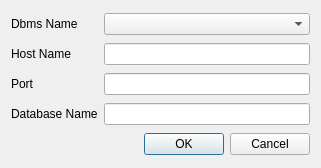
<?xml version="1.0" encoding="UTF-8"?>
<ui version="4.0">
 <class>DlgOpenDb</class>
 <widget class="QDialog" name="DlgOpenDb">
  <property name="geometry">
   <rect>
    <x>0</x>
    <y>0</y>
    <width>321</width>
    <height>168</height>
   </rect>
  </property>
  <property name="windowTitle">
   <string>Open Database</string>
  </property>
  <property name="locale">
   <locale language="C" country="AnyCountry"/>
  </property>
  <layout class="QGridLayout" name="gridLayout">
   <item row="0" column="1">
    <widget class="QComboBox" name="uiDbmsname"/>
   </item>
   <item row="0" column="0">
    <widget class="QLabel" name="lblDbmsname">
     <property name="text">
      <string>Dbms Name</string>
     </property>
    </widget>
   </item>
   <item row="1" column="0">
    <widget class="QLabel" name="lblHostname">
     <property name="text">
      <string>Host Name</string>
     </property>
    </widget>
   </item>
   <item row="1" column="1">
    <widget class="QLineEdit" name="uiHostname"/>
   </item>
   <item row="2" column="0">
    <widget class="QLabel" name="lblPort">
     <property name="text">
      <string>Port</string>
     </property>
    </widget>
   </item>
   <item row="2" column="1">
    <widget class="QLineEdit" name="uiPort"/>
   </item>
   <item row="4" column="1">
    <widget class="QDialogButtonBox" name="buttonBox">
     <property name="locale">
      <locale language="C" country="AnyCountry"/>
     </property>
     <property name="orientation">
      <enum>Qt::Horizontal</enum>
     </property>
     <property name="standardButtons">
      <set>QDialogButtonBox::Cancel|QDialogButtonBox::Ok</set>
     </property>
    </widget>
   </item>
   <item row="3" column="0">
    <widget class="QLabel" name="lblDbName">
     <property name="text">
      <string>Database Name</string>
     </property>
    </widget>
   </item>
   <item row="3" column="1">
    <widget class="QLineEdit" name="uiDbName"/>
   </item>
  </layout>
 </widget>
 <resources/>
 <connections>
  <connection>
   <sender>buttonBox</sender>
   <signal>accepted()</signal>
   <receiver>DlgOpenDb</receiver>
   <slot>accept()</slot>
   <hints>
    <hint type="sourcelabel">
     <x>248</x>
     <y>254</y>
    </hint>
    <hint type="destinationlabel">
     <x>157</x>
     <y>274</y>
    </hint>
   </hints>
  </connection>
  <connection>
   <sender>buttonBox</sender>
   <signal>rejected()</signal>
   <receiver>DlgOpenDb</receiver>
   <slot>reject()</slot>
   <hints>
    <hint type="sourcelabel">
     <x>316</x>
     <y>260</y>
    </hint>
    <hint type="destinationlabel">
     <x>286</x>
     <y>274</y>
    </hint>
   </hints>
  </connection>
 </connections>
</ui>
